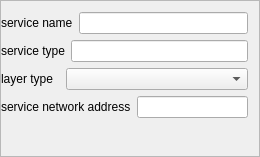
<?xml version="1.0" encoding="UTF-8"?>
<ui version="4.0">
 <class>CGxTileLayerProWindow</class>
 <widget class="QWidget" name="CGxTileLayerProWindow">
  <property name="geometry">
   <rect>
    <x>0</x>
    <y>0</y>
    <width>260</width>
    <height>157</height>
   </rect>
  </property>
  <property name="windowTitle">
   <string>CGxTileLayerProWindow</string>
  </property>
  <layout class="QVBoxLayout" name="verticalLayout_2">
   <property name="spacing">
    <number>0</number>
   </property>
   <property name="leftMargin">
    <number>0</number>
   </property>
   <property name="topMargin">
    <number>0</number>
   </property>
   <property name="rightMargin">
    <number>0</number>
   </property>
   <property name="bottomMargin">
    <number>0</number>
   </property>
   <item>
    <widget class="QScrollArea" name="scrollArea">
     <property name="widgetResizable">
      <bool>true</bool>
     </property>
     <widget class="QWidget" name="scrollAreaWidgetContents">
      <property name="geometry">
       <rect>
        <x>0</x>
        <y>0</y>
        <width>258</width>
        <height>155</height>
       </rect>
      </property>
      <layout class="QVBoxLayout" name="verticalLayout">
       <property name="leftMargin">
        <number>0</number>
       </property>
       <item>
        <layout class="QHBoxLayout" name="horizontalLayout">
         <item>
          <widget class="QLabel" name="label">
           <property name="text">
            <string>service name</string>
           </property>
          </widget>
         </item>
         <item>
          <widget class="QLineEdit" name="pServerNameEdit">
           <property name="enabled">
            <bool>true</bool>
           </property>
           <property name="contextMenuPolicy">
            <enum>Qt::NoContextMenu</enum>
           </property>
           <property name="readOnly">
            <bool>false</bool>
           </property>
          </widget>
         </item>
        </layout>
       </item>
       <item>
        <layout class="QHBoxLayout" name="horizontalLayout_2">
         <item>
          <widget class="QLabel" name="label_3">
           <property name="text">
            <string>service type</string>
           </property>
          </widget>
         </item>
         <item>
          <widget class="QLineEdit" name="pServerTypeEdit">
           <property name="enabled">
            <bool>true</bool>
           </property>
           <property name="contextMenuPolicy">
            <enum>Qt::NoContextMenu</enum>
           </property>
           <property name="readOnly">
            <bool>true</bool>
           </property>
          </widget>
         </item>
        </layout>
       </item>
       <item>
        <layout class="QHBoxLayout" name="horizontalLayout_4">
         <item>
          <widget class="QLabel" name="label_5">
           <property name="text">
            <string>layer type  </string>
           </property>
          </widget>
         </item>
         <item>
          <widget class="QComboBox" name="pLayerTypeCBBox">
           <property name="sizePolicy">
            <sizepolicy hsizetype="Expanding" vsizetype="Fixed">
             <horstretch>0</horstretch>
             <verstretch>0</verstretch>
            </sizepolicy>
           </property>
          </widget>
         </item>
        </layout>
       </item>
       <item>
        <layout class="QHBoxLayout" name="horizontalLayout_3">
         <item>
          <widget class="QLabel" name="label_2">
           <property name="text">
            <string>service network address</string>
           </property>
          </widget>
         </item>
         <item>
          <widget class="QLineEdit" name="pServerWebsiteEdit">
           <property name="contextMenuPolicy">
            <enum>Qt::NoContextMenu</enum>
           </property>
           <property name="readOnly">
            <bool>true</bool>
           </property>
          </widget>
         </item>
        </layout>
       </item>
       <item>
        <spacer name="verticalSpacer">
         <property name="orientation">
          <enum>Qt::Vertical</enum>
         </property>
         <property name="sizeHint" stdset="0">
          <size>
           <width>20</width>
           <height>22</height>
          </size>
         </property>
        </spacer>
       </item>
      </layout>
     </widget>
    </widget>
   </item>
  </layout>
 </widget>
 <layoutdefault spacing="6" margin="11"/>
 <resources/>
 <connections/>
</ui>
